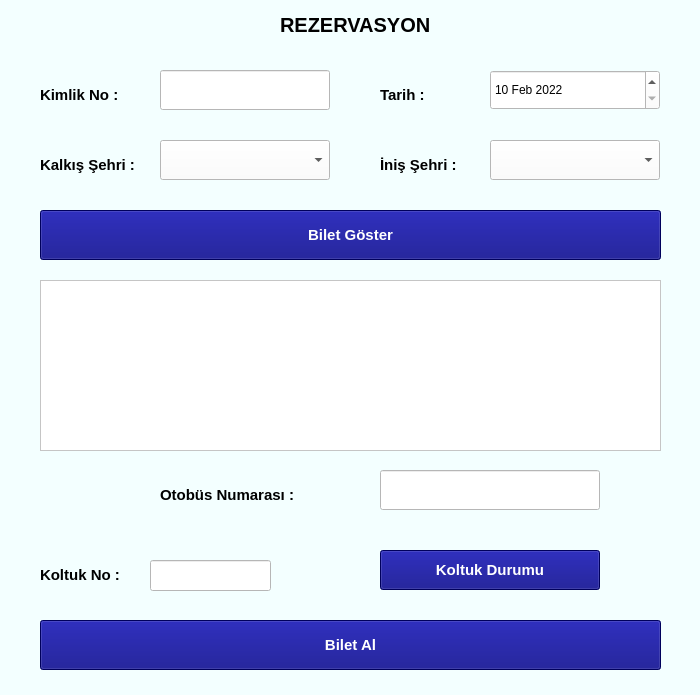
<?xml version="1.0" encoding="UTF-8"?>
<ui version="4.0">
 <class>Reservation</class>
 <widget class="QWidget" name="Reservation">
  <property name="geometry">
   <rect>
    <x>0</x>
    <y>0</y>
    <width>700</width>
    <height>695</height>
   </rect>
  </property>
  <property name="windowTitle">
   <string>Form</string>
  </property>
  <property name="styleSheet">
   <string notr="true">background-color: rgb(243, 255, 255);</string>
  </property>
  <widget class="QLabel" name="label">
   <property name="geometry">
    <rect>
     <x>280</x>
     <y>0</y>
     <width>210</width>
     <height>50</height>
    </rect>
   </property>
   <property name="font">
    <font>
     <pointsize>15</pointsize>
     <bold>true</bold>
    </font>
   </property>
   <property name="text">
    <string>REZERVASYON </string>
   </property>
  </widget>
  <widget class="QPushButton" name="takeTicket">
   <property name="geometry">
    <rect>
     <x>40</x>
     <y>620</y>
     <width>621</width>
     <height>50</height>
    </rect>
   </property>
   <property name="font">
    <font>
     <pointsize>11</pointsize>
     <bold>true</bold>
    </font>
   </property>
   <property name="styleSheet">
    <string notr="true">color: rgb(255, 255, 255);
background-color: rgb(0, 0, 127);</string>
   </property>
   <property name="text">
    <string>Bilet Al</string>
   </property>
  </widget>
  <widget class="QPushButton" name="showTicket">
   <property name="geometry">
    <rect>
     <x>40</x>
     <y>210</y>
     <width>621</width>
     <height>50</height>
    </rect>
   </property>
   <property name="font">
    <font>
     <pointsize>11</pointsize>
     <bold>true</bold>
    </font>
   </property>
   <property name="styleSheet">
    <string notr="true">background-color: rgb(0, 0, 127);
color: rgb(255, 255, 255);
</string>
   </property>
   <property name="text">
    <string>Bilet Göster</string>
   </property>
  </widget>
  <widget class="QTableView" name="tableView">
   <property name="geometry">
    <rect>
     <x>40</x>
     <y>280</y>
     <width>621</width>
     <height>171</height>
    </rect>
   </property>
   <property name="font">
    <font/>
   </property>
   <property name="styleSheet">
    <string notr="true">background-color: rgb(255, 255, 255);</string>
   </property>
  </widget>
  <widget class="QLabel" name="label_11">
   <property name="geometry">
    <rect>
     <x>380</x>
     <y>70</y>
     <width>100</width>
     <height>50</height>
    </rect>
   </property>
   <property name="font">
    <font>
     <pointsize>11</pointsize>
     <bold>true</bold>
    </font>
   </property>
   <property name="text">
    <string>Tarih :</string>
   </property>
  </widget>
  <widget class="QLabel" name="label_13">
   <property name="geometry">
    <rect>
     <x>40</x>
     <y>70</y>
     <width>110</width>
     <height>50</height>
    </rect>
   </property>
   <property name="font">
    <font>
     <pointsize>11</pointsize>
     <bold>true</bold>
    </font>
   </property>
   <property name="text">
    <string>Kimlik No :</string>
   </property>
  </widget>
  <widget class="QComboBox" name="comboBox_2">
   <property name="geometry">
    <rect>
     <x>490</x>
     <y>140</y>
     <width>170</width>
     <height>40</height>
    </rect>
   </property>
   <property name="styleSheet">
    <string notr="true">background-color: rgb(255, 255, 255);</string>
   </property>
  </widget>
  <widget class="QLabel" name="label_14">
   <property name="geometry">
    <rect>
     <x>380</x>
     <y>140</y>
     <width>110</width>
     <height>50</height>
    </rect>
   </property>
   <property name="font">
    <font>
     <pointsize>11</pointsize>
     <bold>true</bold>
    </font>
   </property>
   <property name="text">
    <string>İniş Şehri :</string>
   </property>
  </widget>
  <widget class="QComboBox" name="comboBox">
   <property name="geometry">
    <rect>
     <x>160</x>
     <y>140</y>
     <width>170</width>
     <height>40</height>
    </rect>
   </property>
   <property name="styleSheet">
    <string notr="true">background-color: rgb(255, 255, 255);</string>
   </property>
  </widget>
  <widget class="QLabel" name="label_15">
   <property name="geometry">
    <rect>
     <x>40</x>
     <y>140</y>
     <width>110</width>
     <height>50</height>
    </rect>
   </property>
   <property name="font">
    <font>
     <pointsize>11</pointsize>
     <bold>true</bold>
    </font>
   </property>
   <property name="text">
    <string>Kalkış Şehri : </string>
   </property>
  </widget>
  <widget class="QLineEdit" name="lineEdit">
   <property name="geometry">
    <rect>
     <x>160</x>
     <y>70</y>
     <width>170</width>
     <height>40</height>
    </rect>
   </property>
   <property name="styleSheet">
    <string notr="true">background-color: rgb(255, 255, 255);</string>
   </property>
  </widget>
  <widget class="QDateEdit" name="dateEdit">
   <property name="geometry">
    <rect>
     <x>490</x>
     <y>70</y>
     <width>170</width>
     <height>40</height>
    </rect>
   </property>
   <property name="styleSheet">
    <string notr="true">background-color: rgb(255, 255, 255);</string>
   </property>
   <property name="maximumDateTime">
    <datetime>
     <hour>0</hour>
     <minute>0</minute>
     <second>0</second>
     <year>2022</year>
     <month>2</month>
     <day>13</day>
    </datetime>
   </property>
   <property name="maximumDate">
    <date>
     <year>2022</year>
     <month>2</month>
     <day>13</day>
    </date>
   </property>
   <property name="minimumDate">
    <date>
     <year>2022</year>
     <month>2</month>
     <day>10</day>
    </date>
   </property>
  </widget>
  <widget class="QLabel" name="label_16">
   <property name="geometry">
    <rect>
     <x>160</x>
     <y>470</y>
     <width>170</width>
     <height>50</height>
    </rect>
   </property>
   <property name="font">
    <font>
     <pointsize>11</pointsize>
     <bold>true</bold>
    </font>
   </property>
   <property name="text">
    <string>Otobüs Numarası :</string>
   </property>
  </widget>
  <widget class="QLabel" name="label_17">
   <property name="geometry">
    <rect>
     <x>40</x>
     <y>550</y>
     <width>110</width>
     <height>50</height>
    </rect>
   </property>
   <property name="font">
    <font>
     <pointsize>11</pointsize>
     <bold>true</bold>
    </font>
   </property>
   <property name="text">
    <string>Koltuk No :</string>
   </property>
  </widget>
  <widget class="QLineEdit" name="lineEdit_2">
   <property name="geometry">
    <rect>
     <x>380</x>
     <y>470</y>
     <width>220</width>
     <height>40</height>
    </rect>
   </property>
   <property name="styleSheet">
    <string notr="true">background-color: rgb(255, 255, 255);</string>
   </property>
  </widget>
  <widget class="QPushButton" name="seatState">
   <property name="geometry">
    <rect>
     <x>380</x>
     <y>550</y>
     <width>220</width>
     <height>40</height>
    </rect>
   </property>
   <property name="font">
    <font>
     <pointsize>11</pointsize>
     <bold>true</bold>
    </font>
   </property>
   <property name="styleSheet">
    <string notr="true">color: rgb(255, 255, 255);
background-color: rgb(0, 0, 127);</string>
   </property>
   <property name="text">
    <string>Koltuk Durumu</string>
   </property>
  </widget>
  <widget class="QLineEdit" name="lineEdit_3">
   <property name="geometry">
    <rect>
     <x>150</x>
     <y>560</y>
     <width>121</width>
     <height>31</height>
    </rect>
   </property>
   <property name="styleSheet">
    <string notr="true">background-color: rgb(255, 255, 255);</string>
   </property>
  </widget>
 </widget>
 <resources/>
 <connections/>
</ui>
